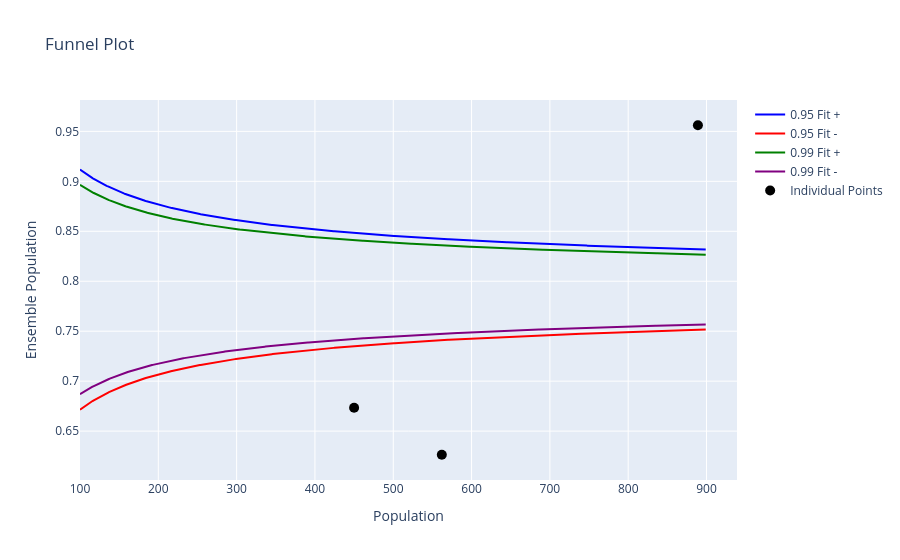

Notebook code cell kept with this figure:
### Code cell
import plotly.graph_objects as go
from ukrdc_stats.calculators.chronic_kidney_disease import ChronicKidneyDiseaseScaleCompare

# Assuming you already have the necessary data and objects defined
ckd_multiscale = ChronicKidneyDiseaseScaleCompare(ukrdc3, ukrdc_stats_cache, "RNJ00", ["RJZ", "RAJ", "RNJ00"],
                                                 dt.datetime(2023, 1, 1))

ckd_multiscale.extract_stats()
funnel_data = ckd_multiscale.assemble_funnel()

# Calculate pop_line and limits
min_pop = min(funnel_data['populations'])
n_points = 50
#pop_line = [min_pop + (funnel_data['ensemble proportion'] - min_pop) * i / (n_points - 1) for i in range(n_points)]
pop_line = [i for i in range(100, 900)]


limit_plus = [funnel_data['ensemble proportion'] + funnel_data['0.95 fit'] * pop ** -0.5 for pop in pop_line]
limit_minus = [funnel_data['ensemble proportion'] - funnel_data['0.95 fit'] * pop ** -0.5 for pop in pop_line]
limit_plus_strict = [funnel_data['ensemble proportion'] + funnel_data['0.99 fit'] * pop ** -0.5 for pop in pop_line]
limit_minus_strict = [funnel_data['ensemble proportion'] - funnel_data['0.99 fit'] * pop ** -0.5 for pop in pop_line]

# Create the plot
fig = go.Figure()

# Add the lines to the plot
fig.add_trace(go.Scatter(x=pop_line, y=limit_plus, name='0.95 Fit +', line=dict(color='blue')))
fig.add_trace(go.Scatter(x=pop_line, y=limit_minus, name='0.95 Fit -', line=dict(color='red')))
fig.add_trace(go.Scatter(x=pop_line, y=limit_plus_strict, name='0.99 Fit +', line=dict(color='green')))
fig.add_trace(go.Scatter(x=pop_line, y=limit_minus_strict, name='0.99 Fit -', line=dict(color='purple')))


# Add individual data points as markers
fig.add_trace(go.Scatter(x=funnel_data['populations'], y=funnel_data['proportions'], mode='markers', name='Individual Points',
                         marker=dict(size=10, color='black', symbol='circle'),
                         text=funnel_data['facilities'], # Facility names as labels for each point
                         textposition='bottom center', # Position of the labels relative to the points
                         hoverinfo='text' # Show the facility names on hover
                        ))
# Update the layout of the plot
fig.update_layout(
    title="Funnel Plot",
    xaxis_title="Population",
    yaxis_title="Ensemble Population",
    #legend=dict(yanchor="top", y=0.99, xanchor="left", x=0.01)
)

# Show the plot
fig.show()

### Figure 1 — Plotly figure (JSON) as saved in the notebook; plotly's stock layout.template omitted (floating-point values rounded to 4 significant figures; data arrays with more than 128 entries replaced by an {"elided": "..."} marker saying what was removed)
{"data": [{"line": {"color": "blue"}, "name": "0.95 Fit +", "type": "scatter", "x": {"elided": "800 int values"}, "y": {"elided": "800 float values"}}, {"line": {"color": "red"}, "name": "0.95 Fit -", "type": "scatter", "x": {"elided": "800 int values"}, "y": {"elided": "800 float values"}}, {"line": {"color": "green"}, "name": "0.99 Fit +", "type": "scatter", "x": {"elided": "800 int values"}, "y": {"elided": "800 float values"}}, {"line": {"color": "purple"}, "name": "0.99 Fit -", "type": "scatter", "x": {"elided": "800 int values"}, "y": {"elided": "800 float values"}}, {"hoverinfo": "text", "marker": {"color": "black", "size": 10, "symbol": "circle"}, "mode": "markers", "name": "Individual Points", "text": ["RJZ", "RAJ", "RNJ00"], "textposition": "bottom center", "type": "scatter", "x": [450, 889, 562], "y": [0.6733, 0.9561, 0.6263]}], "layout": {"title": {"text": "Funnel Plot"}, "xaxis": {"title": {"text": "Population"}}, "yaxis": {"title": {"text": "Ensemble Population"}}}}
